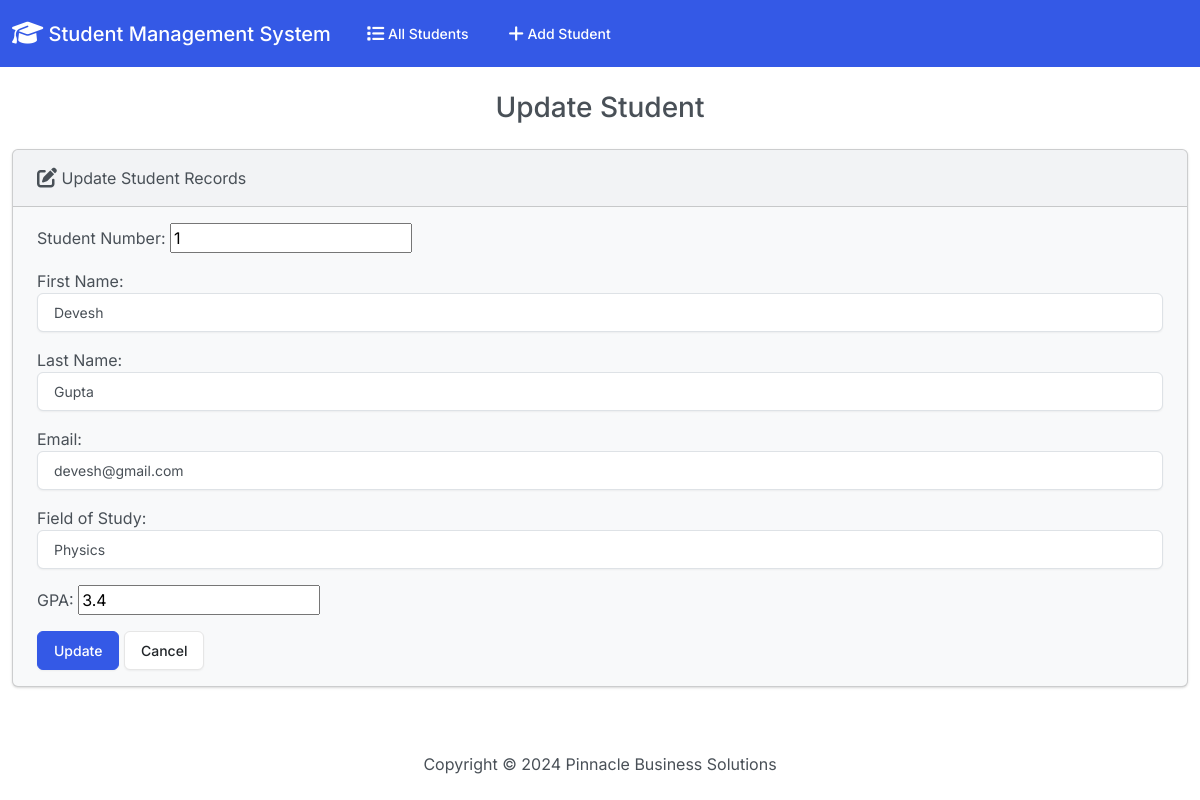
Page /edit/1/ on the committed database.
### students/models.py (models this page shows, shortened)
class Student(models.Model):
    student_number = models.PositiveIntegerField()
    first_name = models.CharField(max_length=50)
    last_name = models.CharField(max_length=50)
    email = models.EmailField(max_length=100)
    field_of_study = models.CharField(max_length=50)
    gpa = models.FloatField()

### students/views.py (the view)
# urls.py: path('edit/<int:id>/', views.edit, name='edit'),
def edit(request, id):
    if request.method == 'POST':
        student = Student.objects.get(pk=id)
        form = StudentForm(request.POST, instance=student)
        if form.is_valid():
            form.save()
            return render(request, 'students/edit.html', {
                'form': form,
                'success': True
            })
    else:
        student = Student.objects.get(pk=id)
        form = StudentForm(instance=student)
    return render(request, 'students/edit.html',
                  {
                      'form': form
                  })

### students/forms.py
class StudentForm(forms.ModelForm):
    class Meta:
        model = Student
        fields = ['student_number', 'first_name',
                  'last_name', 'email', 'field_of_study', 'gpa']
        labels = {
            'student_number': "Student Number",
            'first_name': 'First Name',
            'last_name': 'Last Name',
            'email': 'Email',
            'field_of_study': 'Field of Study',
            'gpa': 'GPA'
        }
        widgets = {
            'student_number': forms.NumberInput(attrs={'class': 'form-contorl'}),
            'first_name': forms.TextInput(attrs={'class': 'form-control'}),
            'last_name': forms.TextInput(attrs={'class': 'form-control'}),
            'email': forms.EmailInput(attrs={'class': 'form-control'}),
            'field_of_study': forms.TextInput(attrs={'class': 'form-control'}),
            'gpa': forms.NumberInput(attrs={'class': 'form-contorl'}),
        }

### students/templates/students/edit.html (shortened to what this page needs)
{% extends "students/base.html" %}
{% block body%}
    <h3 class='text-center m-4'> Update Student </h3>
    {% if success %}
        <div class='alert alert-success' role='alert'>
            The student updated successfully.
            <a href="{%url 'index' %}" class='alert-link'> Go to Home Page. </a>
        </div>
    {% else %}
        <div class='row justify-content-center'>
            <div class='col=6'>
                <div class="card bg-light mb-3">
                    <div class="card-header"><i class="fa-solid fa-pen-to-square fa-lg"></i> Update Student Records</div>
                    <div class="card-body">
                       <form action="" method="POST">
                       {{ form.as_p}}
                        <button type='submit' class='btn btn-primary'>Update</button>
                        <a href="{% url 'index' %}"class ='btn btn-secondary'>Cancel    </a>
                    </form>
                    </div>
                  </div>
            </div>
        </div>
        {%endif%}
{% endblock%}

### rows in the picture
Student: student_number "1", first_name "Devesh", last_name "Gupta", email "devesh@gmail.com", field_of_study "Physics", gpa "3.4"
